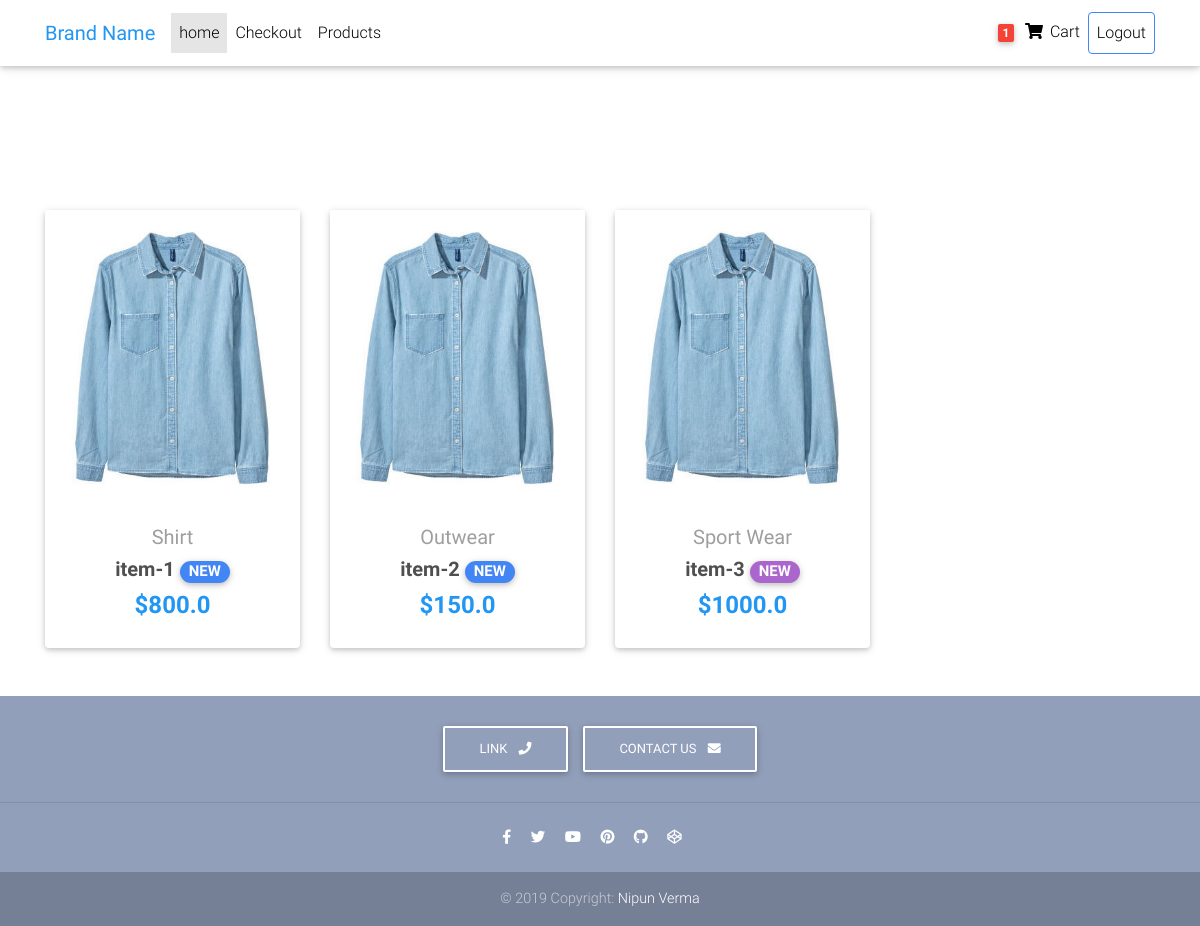
The app's page / (signed in), older data.
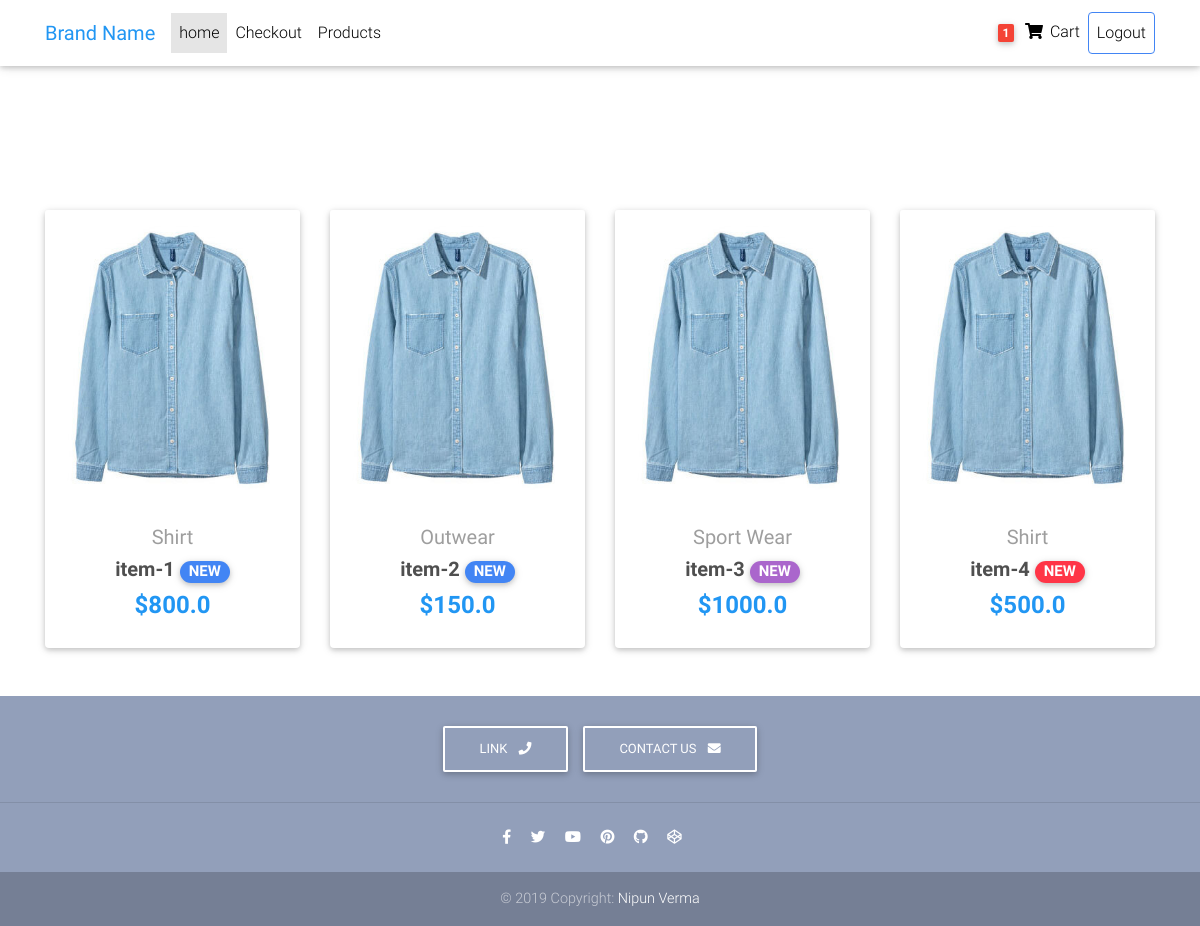
The same page, newer data.
### core/models.py (models this page shows, shortened)
class Item(models.Model):
    title = models.CharField(max_length=256)
    price = models.FloatField()
    discounted_price = models.FloatField(blank=True, null=True)
    description=models.TextField(blank=True, null=True)
    category = models.CharField(choices=CATEGORY_CHOICES, max_length=2)
    label = models.CharField(choices=LABEL_CHOICES, max_length=1)
    slug = models.SlugField()
    def get_absolute_url(self):
        return reverse("core:product", kwargs={'slug':self.slug})

### core/views.py (the view)
# urls.py: path('', HomeView.as_view(), name='home'),
class HomeView(ListView):
    model = Item
    paginate_by = 5
    template_name = 'home-page.html'

### core/templatetags/cart_template_tags.py (called while the page is built)
@register.filter
def cart_item_count(user):
    if user.is_authenticated:
        qs = Order.objects.filter(
            user=user,
            ordered=False,
        )
        if qs.exists():
            return qs[0].items.count()
    return 0

### templates/home-page.html (shortened to what this page needs)
{% extends "base.html" %}
{% load static %}
{% block content %}
{% include "navbar.html" %}
  <main>
    <div class="container" style="margin-top: 100px;">
      <section class="text-center mb-4">
        <div class="row wow fadeIn">
              {% for item in object_list %}
            <div class="col-lg-3 col-md-6 mb-4">
                  <div class="card">
                      <div class="view overlay">
                        <img src="{% static 'img/items/blue-shirt.jpg' %}" class="card-img-top" alt="">
                      </div>
                    <div class="card-body text-center">
                      <a href="" class="grey-text">
                        <h5>{{ item.get_category_display }}</h5>
                      </a>
                      <h5>
                        <strong>
                          <a href="{{ item.get_absolute_url }}" class="dark-grey-text">{{ item.title }}
                            <span class="badge badge-pill {{ item.get_label_display }}-color">NEW</span>
                          </a>
                        </strong>
                      </h5>
                      <h4 class="font-weight-bold blue-text">
                        <strong>
                          {% if item.discounted_price %}
                            ${{ item.discounted_price }}
                          {% else %}
                            ${{ item.price }}
                          {% endif %}
                        </strong>
                      </h4>
                    </div>
                  </div>
            </div>
               {% endfor %}
        </div>
      </section>
    </div>
  </main>
  {% include 'footer.html' %}
{% endblock %}

Row changes from the older to the newer data that the page shows:
added Item: category "Shirt", title "item-4", price "500.0", label "D" (drawn)
